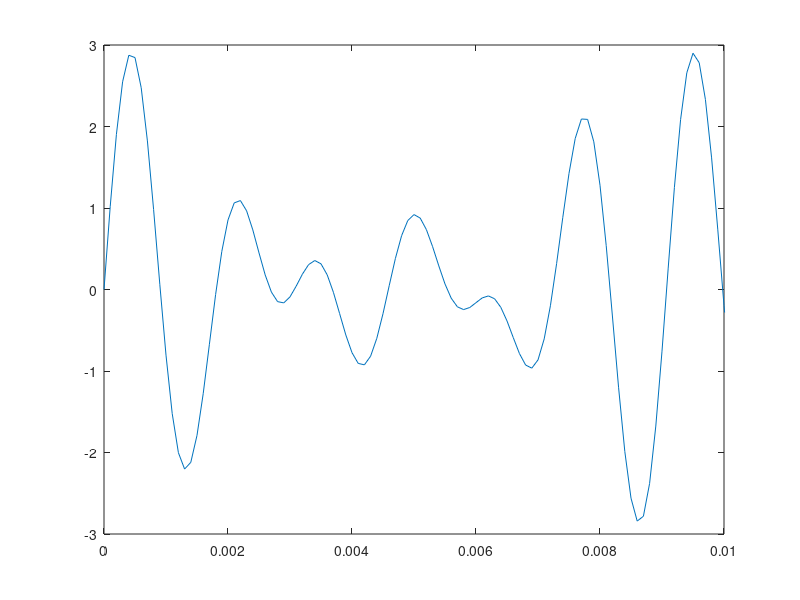

Reproduce this figure in MATLAB.
Ts = 0:0.0001:3;
f = 440;           
x1 = sin(2 * pi * f * Ts);
plot(Ts, x1);
xlim([0 0.01]);
xlabel("Time");
 
% c = sin(2 * pi * 440 * Ts);
% c_1 = sin(2 * pi * 880 * Ts);
% c_2 = sin(2 * pi * 1760 * Ts);
% sound(c); pause(6); sound(c_1); pause(6); sound(c_2);
clf;
s = sin(2 * pi * 440 * Ts) + sin(2 * pi * 554 * Ts) + sin(2 * pi * 659 * Ts);
plot(Ts, s);
xlim([0 0.01]);
soundsc(s);